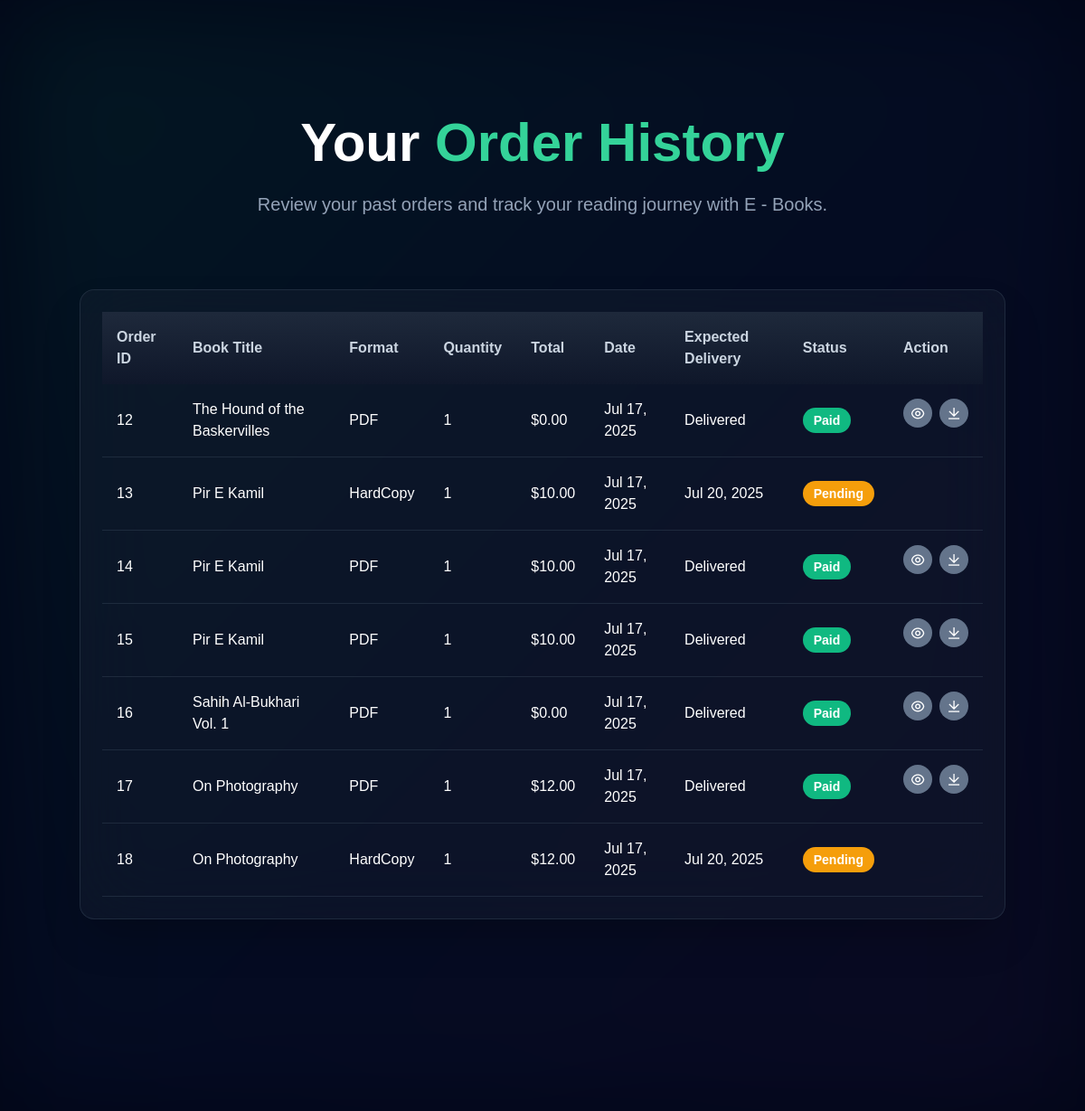
/User/Pages/orderhistory.php (signed in), run on the app's committed database.
### tables this page shows
CREATE TABLE `orders` (
  `OrderID` int(11) NOT NULL,
  `UserID` int(11) DEFAULT NULL,
  `BookID` int(11) DEFAULT NULL,
  `Format` varchar(20) DEFAULT NULL CHECK (`Format` in ('PDF','CD','HardCopy')),
  `Quantity` int(11) DEFAULT 1,
  `ShippingCharge` decimal(10,2) DEFAULT 0.00,
  `TotalAmount` decimal(10,2) DEFAULT NULL,
  `OrderDate` datetime DEFAULT current_timestamp(),
  `PaymentStatus` varchar(20) DEFAULT 'Pending' CHECK (`PaymentStatus` in ('Pending','Paid')),
  `DeliveryAddress` varchar(255) DEFAULT NULL,
  `PaymentMethod` varchar(20) NOT NULL DEFAULT 'CreditCard' CHECK (`PaymentMethod` in ('CreditCard','COD','DD','Cheque')),
  `Confirmation` tinyint(1) NOT NULL DEFAULT 0,
  `confirmation_token` varchar(255) DEFAULT NULL
);

CREATE TABLE `books` (
  `BookID` int(11) NOT NULL,
  `Title` varchar(255) NOT NULL,
  `Author` varchar(100) DEFAULT NULL,
  `Category` int(11) DEFAULT NULL,
  `Price` decimal(10,2) DEFAULT 0.00,
  `PDFPath` varchar(255) DEFAULT NULL,
  `HasHardCopy` tinyint(1) DEFAULT 1,
  `HasCD` tinyint(1) DEFAULT 0,
  `Stock` int(11) DEFAULT 0,
  `CreatedAt` datetime DEFAULT current_timestamp(),
  `image` varchar(255) DEFAULT NULL
);

### User/Pages/orderhistory.php (the view, shortened to what this page needs)
<?php
include "../../Config/db.php";
$sql = "SELECT o.*, b.Title, b.PDFPath FROM orders o JOIN books b ON o.BookID = b.BookID WHERE o.UserID = ?";
$stmt = $conn->prepare($sql);
$stmt->bind_param("i", $_SESSION['user_id']);
$stmt->execute();
$result = $stmt->get_result();
?>
<!DOCTYPE html>
<html lang="en">
<head>
    <link href="https://cdn.jsdelivr.net/npm/remixicon@4.2.0/fonts/remixicon.css" rel="stylesheet">
    <script src="https://cdn.tailwindcss.com"></script>
</head>
<body class="bg-slate-950 text-white">
    <section class="pt-32 pb-24 px-4 sm:px-6 relative">
        <div class="absolute inset-0 bg-gradient-to-br from-emerald-500/10 via-blue-500/5 to-purple-500/5 rounded-3xl blur-3xl animate-pulse z-[-1]"></div>
        <div class="container mx-auto">
            <div id="order-header" class="text-center mb-12 sm:mb-20 scroll-animate">
                <h1 class="text-4xl sm:text-5xl md:text-6xl font-black text-white mb-6">
                    Your <span class="text-emerald-400">Order History</span>
                </h1>
                <p class="text-slate-400 text-base sm:text-lg md:text-xl max-w-3xl mx-auto font-light leading-relaxed">
                    Review your past orders and track your reading journey with E - Books.
                </p>
            </div>
            <?php if ($result->num_rows === 0): ?>
                <div class="text-center scroll-animate">
                    <p class="text-slate-300 text-lg sm:text-xl">No orders found.</p>
                    <a href="books.php" class="mt-6 inline-block bg-emerald-500 hover:bg-emerald-600 text-white shadow-2xl shadow-emerald-500/30 py-3 px-6 text-base sm:text-lg font-semibold rounded-xl transition-all duration-300 hover:scale-105">
                        Explore Books
                    </a>
                </div>
            <?php else: ?>
                <div class="table-container backdrop-blur-2xl bg-slate-800/30 border border-slate-700/50 rounded-2xl shadow-2xl p-4 sm:p-6 scroll-animate">
                    <table class="w-full border-collapse">
                        <thead>
                            <tr class="table-header text-slate-300 font-semibold text-sm sm:text-base">
                                <th class="p-3 sm:p-4 text-left">Order ID</th>
                                <th class="p-3 sm:p-4 text-left">Book Title</th>
                                <th class="p-3 sm:p-4 text-left">Format</th>
                                <th class="p-3 sm:p-4 text-left">Quantity</th>
                                <th class="p-3 sm:p-4 text-left">Total</th>
                                <th class="p-3 sm:p-4 text-left">Date</th>
                                <th class="p-3 sm:p-4 text-left">Expected Delivery</th>
                                <th class="p-3 sm:p-4 text-left">Status</th>
                                <th class="p-3 sm:p-4 text-left">Action</th>
                            </tr>
                        </thead>
                        <tbody>
                            <?php while ($order = $result->fetch_assoc()): ?>
                                <tr class="table-row border-b border-slate-700/50 text-sm sm:text-base transition-all duration-300">
                                    <td class="p-3 sm:p-4"><?= htmlspecialchars($order['OrderID']) ?></td>
                                    <td class="p-3 sm:p-4"><?= htmlspecialchars($order['Title']) ?></td>
                                    <td class="p-3 sm:p-4"><?= htmlspecialchars($order['Format']) ?></td>
                                    <td class="p-3 sm:p-4"><?= htmlspecialchars($order['Quantity']) ?></td>
                                    <td class="p-3 sm:p-4">$<?= number_format($order['TotalAmount'], 2) ?></td>
                                    <td class="p-3 sm:p-4"><?= date('M d, Y', strtotime($order['OrderDate'])) ?></td>
                                    <td class="p-3 sm:p-4">
                                        <?php
                                        if ($order['Format'] === 'PDF' && $order['PaymentStatus'] === 'Paid') {
                                            echo 'Delivered';
                                        } else {
                                            echo date('M d, Y', strtotime($order['OrderDate'] . ' +3 days'));
                                        }
                                        ?>
                                    </td>
                                    <td class="p-3 sm:p-4">
                                        <span class="inline-block px-3 py-1 rounded-full text-white text-xs sm:text-sm font-semibold
                                            <?php
                                            if ($order['PaymentStatus'] === 'Pending') echo 'status-pending';
                                            elseif ($order['PaymentStatus'] === 'Paid') echo 'status-completed';
                                            else echo 'status-cancelled';
                                            ?>">
                                            <?= htmlspecialchars($order['PaymentStatus']) ?>
                                        </span>
                                    </td>
                                    <td class="p-3 sm:p-4 flex space-x-2">
                                        <?php if ($order['Format'] === 'PDF' && $order['PaymentStatus'] === 'Paid'): ?>
                                            <a href="../../Uploads/PDFs/<?= htmlspecialchars($order['PDFPath']) ?>" class="bg-slate-500 hover:bg-emerald-600 text-white w-8 h-8 rounded-full flex items-center justify-center transition-all duration-300">
                                                <i class="ri-eye-line"></i>
                                            </a>
                                            <a href="../../Uploads/PDFs/<?= htmlspecialchars($order['PDFPath']) ?>" download class="bg-slate-500 hover:bg-emerald-600 text-white w-8 h-8 rounded-full flex items-center justify-center transition-all duration-300">
                                                <i class="ri-download-line"></i>
                                            </a>
                                        <?php endif; ?>
                                    </td>
                                </tr>
                            <?php endwhile; ?>
                        </tbody>
                    </table>
                </div>
            <?php endif; ?>
        </div>
    </section>
</body>
</html>

### User/Pages/orderhistory.php (style rules this page uses)
body { font-family: 'Poppins', sans-serif; overflow-x: hidden; }
.scroll-animate { opacity: 0; transform: translateY(20px); transition: all 1s ease-out; }
.scroll-animate.visible { opacity: 1; transform: translateY(0); }
.table-header { background: linear-gradient(to bottom, #1e293b, #0f172a); }
.status-pending { background-color: #f59e0b; }
.status-completed { background-color: #10b981; }

### data on the page
orders: OrderID "12", BookID.Title "The Hound of the Baskervilles", Format "PDF", Quantity "1", TotalAmount "0.00", OrderDate "Jul 17, 2025", shows "Delivered", PaymentStatus "Paid"
orders: OrderID "13", BookID.Title "Pir E Kamil", Format "HardCopy", Quantity "1", TotalAmount "10.00", OrderDate "Jul 17, 2025", OrderDate "Jul 20, 2025", PaymentStatus "Pending"
orders: OrderID "14", BookID.Title "Pir E Kamil", Format "PDF", Quantity "1", TotalAmount "10.00", OrderDate "Jul 17, 2025", shows "Delivered", PaymentStatus "Paid"
orders: OrderID "15", BookID.Title "Pir E Kamil", Format "PDF", Quantity "1", TotalAmount "10.00", OrderDate "Jul 17, 2025", shows "Delivered", PaymentStatus "Paid"
orders: OrderID "16", BookID.Title "Sahih Al-Bukhari Vol. 1", Format "PDF", Quantity "1", TotalAmount "0.00", OrderDate "Jul 17, 2025", shows "Delivered", PaymentStatus "Paid"
orders: OrderID "17", BookID.Title "On Photography", Format "PDF", Quantity "1", TotalAmount "12.00", OrderDate "Jul 17, 2025", shows "Delivered", PaymentStatus "Paid"
orders: OrderID "18", BookID.Title "On Photography", Format "HardCopy", Quantity "1", TotalAmount "12.00", OrderDate "Jul 17, 2025", OrderDate "Jul 20, 2025", PaymentStatus "Pending"
